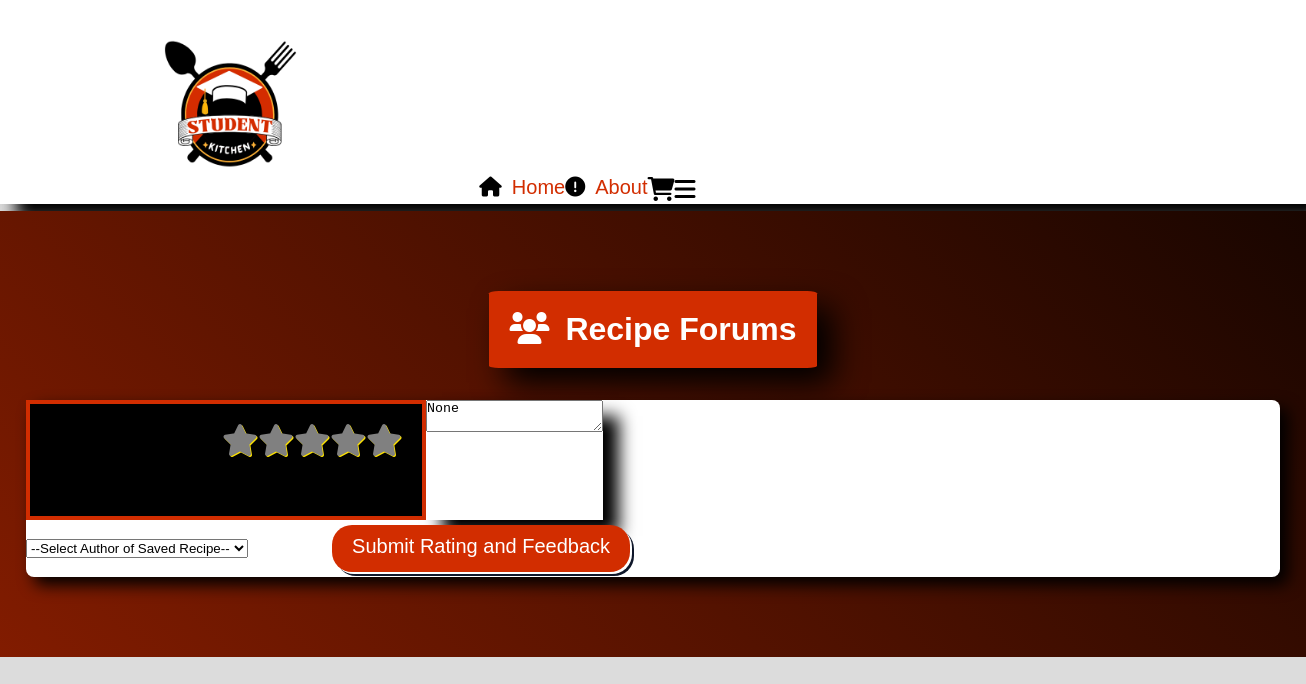
Page /forums/Patsy Winfield on the earlier database version.
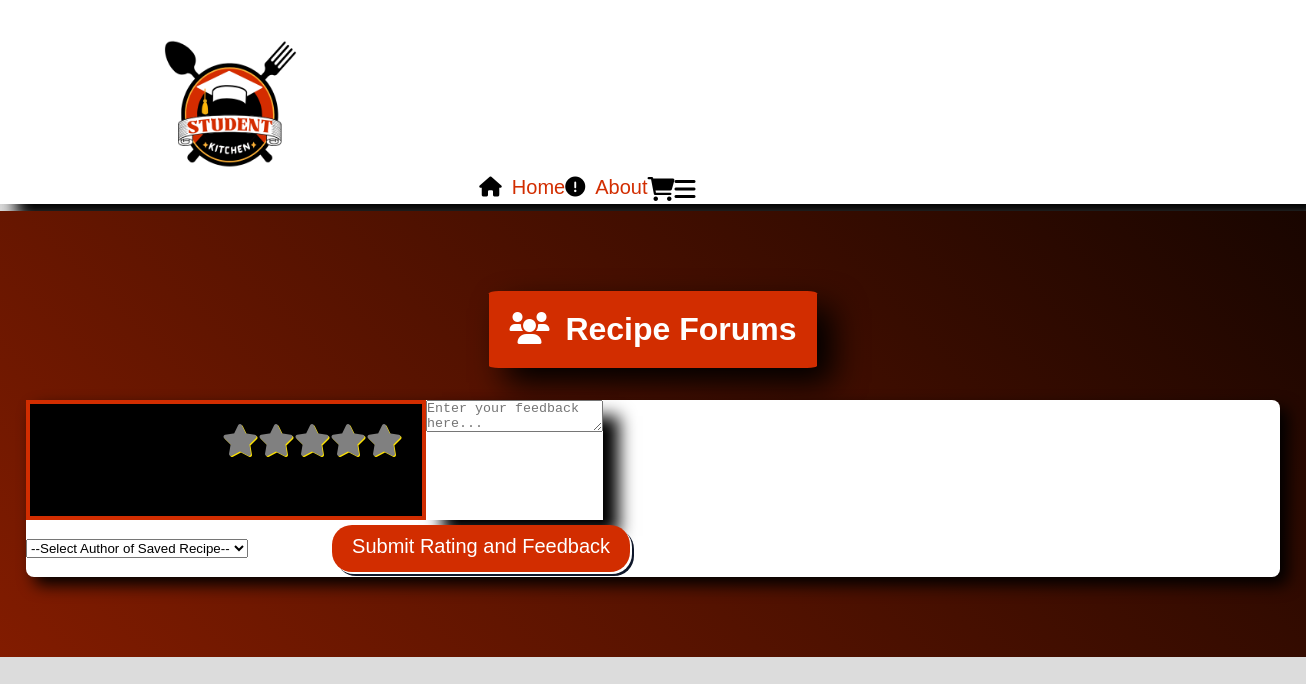
Same page on the later database version.
### app/models.py (models this page shows, shortened)
class SavedRecipe(models.Model):
    recipe_author = models.CharField(max_length=75)
    recipe_name = models.CharField(max_length=75)
    recipe_type = models.CharField(max_length=15, blank= True, null=True)
    ingredients_needed = models.CharField(max_length=600)
    recipe_instructions = models.CharField(max_length=1200)
    prep_time_in_minutes = models.IntegerField(null=True, blank=True)
    prep_time_in_hours = models.IntegerField(null=True, blank=True)
    cooking_temp = models.IntegerField(null=True, blank=True)
    servings = models.IntegerField(null=True, blank= True)
    rating = models.IntegerField(
        validators=[MinValueValidator(1), MaxValueValidator(5)],
        null=True,
        blank=True
    )
    feedback = models.CharField(max_length=3000, null=True, blank=True)

### app/views.py (the view, shortened to what this page needs)
# urls.py: path('forums/<str:recipe_author>', views.forums, name='forums'),
def forums(request, recipe_author):
    selected_author = request.GET.get('recipe_author', '')
    recipe_authors = SavedRecipe.objects.values_list('recipe_author', flat=True).distinct()
    recipe = None
    recipe = SavedRecipe.objects.filter(recipe_author=recipe_author).first()
    return render(request, 'forums.html', {
        'recipe_authors': recipe_authors,
        'selected_author': selected_author,
        'recipe': recipe,
    })

### app/templates/forums.html (shortened to what this page needs)
{% extends "base.html" %}
{% block content %}
<div class="background-anim">
    <h2 class="saved-recipe-header">
        <i class="fa-solid fa-users icon-styling"></i>
        Recipe Forums
    </h2>
    <form method="POST" class="form-background">
        <div class="expand">
            <div class="rating-css">
                <div class="star-icon">
                    <label for="rating1" class="fa fa-star"></label>
                    <label for="rating2" class="fa fa-star"></label>
                    <label for="rating3" class="fa fa-star"></label>
                    <label for="rating4" class="fa fa-star"></label>
                    <label for="rating5" class="fa fa-star"></label>
                </div>
            </div>
            <div class="custom-div">
                <textarea class="custom-text-area" name="feedback" placeholder="Enter your feedback here...">{{ recipe.feedback }}</textarea>
            </div>
        </div>
        <select name="recipe_author" id="recipe_author">
            <option value="">--Select Author of Saved Recipe--</option>
        </select>
        <button type="submit" class="form-buttons form-buttons-filter">
            Submit Rating and Feedback
        </button>
    </form>
</div>
{% endblock %}

Differences in the rows shown:
removed SavedRecipe: feedback "None"
